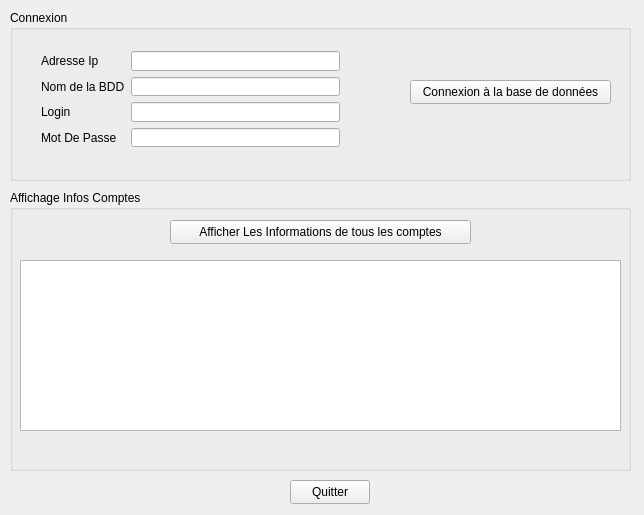
<?xml version="1.0" encoding="UTF-8"?>
<ui version="4.0">
 <class>Banque</class>
 <widget class="QWidget" name="Banque">
  <property name="geometry">
   <rect>
    <x>0</x>
    <y>0</y>
    <width>644</width>
    <height>515</height>
   </rect>
  </property>
  <property name="windowTitle">
   <string>Banque</string>
  </property>
  <widget class="QGroupBox" name="groupBox_Connexion">
   <property name="geometry">
    <rect>
     <x>10</x>
     <y>10</y>
     <width>621</width>
     <height>171</height>
    </rect>
   </property>
   <property name="title">
    <string>Connexion</string>
   </property>
   <widget class="QPushButton" name="pushButton_Connexion">
    <property name="geometry">
     <rect>
      <x>400</x>
      <y>70</y>
      <width>201</width>
      <height>24</height>
     </rect>
    </property>
    <property name="text">
     <string>Connexion à la base de données</string>
    </property>
   </widget>
   <widget class="QWidget" name="">
    <property name="geometry">
     <rect>
      <x>20</x>
      <y>30</y>
      <width>321</width>
      <height>118</height>
     </rect>
    </property>
    <layout class="QHBoxLayout" name="horizontalLayout">
     <item>
      <layout class="QVBoxLayout" name="verticalLayout_2">
       <item>
        <widget class="QLabel" name="label_Ip">
         <property name="text">
          <string>Adresse Ip</string>
         </property>
        </widget>
       </item>
       <item>
        <widget class="QLabel" name="label_Bdd">
         <property name="text">
          <string>Nom de la BDD</string>
         </property>
        </widget>
       </item>
       <item>
        <widget class="QLabel" name="label_Login">
         <property name="text">
          <string>Login</string>
         </property>
        </widget>
       </item>
       <item>
        <widget class="QLabel" name="label_Mdp">
         <property name="text">
          <string>Mot De Passe</string>
         </property>
        </widget>
       </item>
      </layout>
     </item>
     <item>
      <layout class="QVBoxLayout" name="verticalLayout">
       <item>
        <widget class="QLineEdit" name="lineEdit_Ip"/>
       </item>
       <item>
        <widget class="QLineEdit" name="lineEdit_NomBdd"/>
       </item>
       <item>
        <widget class="QLineEdit" name="lineEdit_Login"/>
       </item>
       <item>
        <widget class="QLineEdit" name="lineEdit_Mdp"/>
       </item>
      </layout>
     </item>
    </layout>
   </widget>
  </widget>
  <widget class="QGroupBox" name="groupBox_Affichage">
   <property name="geometry">
    <rect>
     <x>10</x>
     <y>190</y>
     <width>621</width>
     <height>281</height>
    </rect>
   </property>
   <property name="title">
    <string>Affichage Infos Comptes</string>
   </property>
   <widget class="QPushButton" name="pushButton_Affichage">
    <property name="geometry">
     <rect>
      <x>160</x>
      <y>30</y>
      <width>301</width>
      <height>24</height>
     </rect>
    </property>
    <property name="text">
     <string>Afficher Les Informations de tous les comptes</string>
    </property>
   </widget>
   <widget class="QTextEdit" name="textEdit">
    <property name="geometry">
     <rect>
      <x>10</x>
      <y>70</y>
      <width>601</width>
      <height>171</height>
     </rect>
    </property>
   </widget>
  </widget>
  <widget class="QPushButton" name="pushButton_Quitter">
   <property name="geometry">
    <rect>
     <x>290</x>
     <y>480</y>
     <width>80</width>
     <height>24</height>
    </rect>
   </property>
   <property name="text">
    <string>Quitter</string>
   </property>
  </widget>
 </widget>
 <layoutdefault spacing="6" margin="11"/>
 <resources/>
 <connections>
  <connection>
   <sender>pushButton_Quitter</sender>
   <signal>clicked()</signal>
   <receiver>Banque</receiver>
   <slot>close()</slot>
   <hints>
    <hint type="sourcelabel">
     <x>356</x>
     <y>496</y>
    </hint>
    <hint type="destinationlabel">
     <x>441</x>
     <y>496</y>
    </hint>
   </hints>
  </connection>
 </connections>
</ui>
